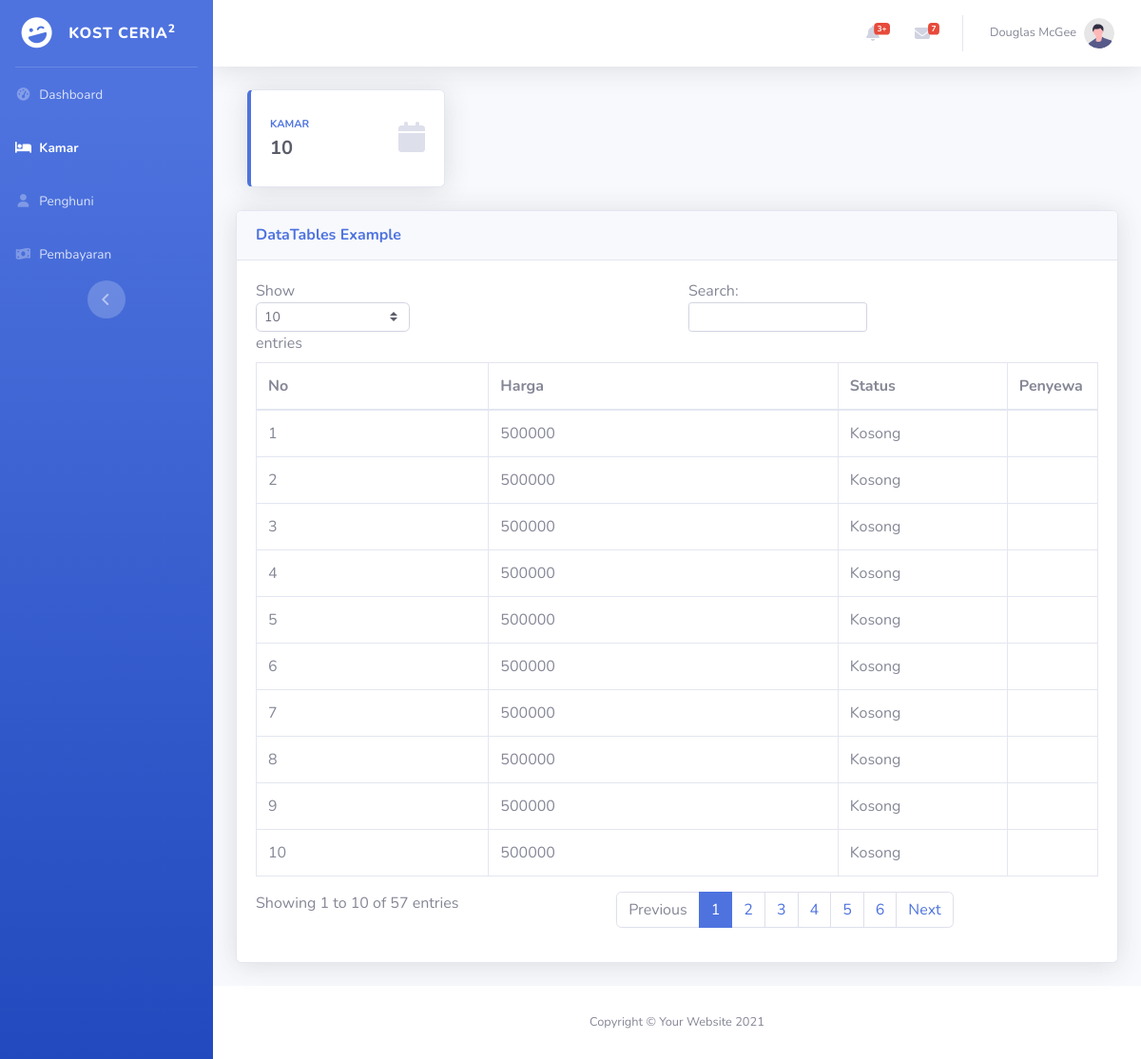
The page /kamar.php on the database as committed earlier.
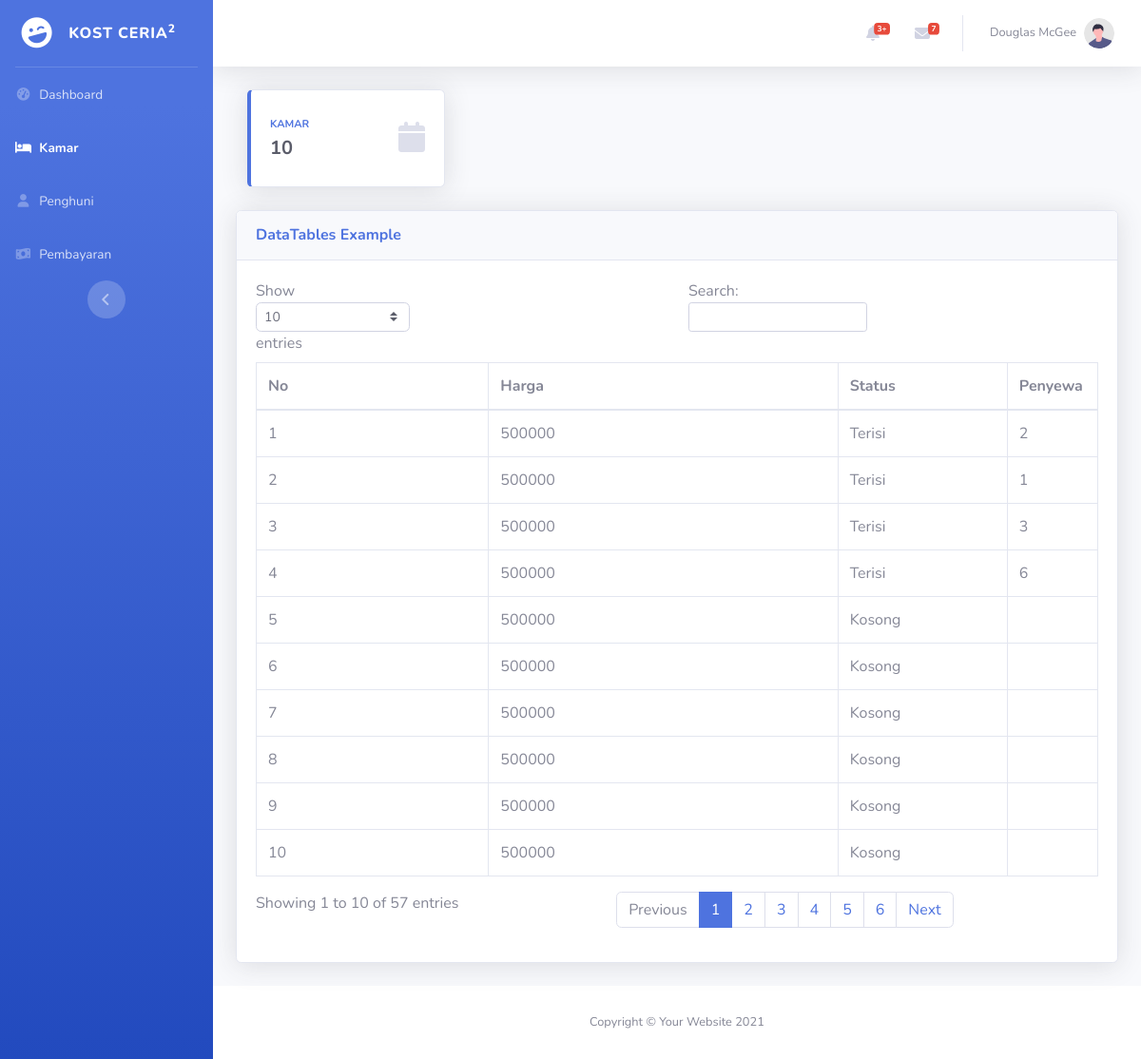
The same page on the database as committed later.
### tables this page shows
CREATE TABLE `kamar` (
  `id` int(11) NOT NULL,
  `no_kamar` int(11) NOT NULL,
  `harga` int(11) NOT NULL,
  `status` enum('Kosong','Terisi') NOT NULL,
  `penghuni_id` int(11) DEFAULT NULL
);

### kamar.php (the view, shortened to what the changed rows need)
<?php include("koneksi.php"); ?>
<!DOCTYPE html>
<html lang="en">
<head>
    <link rel="stylesheet" href="css/sb-admin-2.min.css">
    <link href="vendor/fontawesome-free/css/all.min.css" rel="stylesheet" type="text/css">
</head>
<body>
    <div id="wrapper">
        <div id="content-wrapper" class="d-flex flex-column">
            <div id="content">
                <div class="container-fluid">
                    <div class="card shadow mb-4">
                        <div class="card-body">
                            <div class="table-responsive">
                                <div id="dataTable_wrapper" class="dataTables_wrapper dt-bootstrap4">
                                    <div class="row">
                                        <div class="col-sm-12">
                                            <table class="table table-bordered dataTable" id="dataTable" width="100%" cellspacing="0" role="grid" aria-describedby="dataTable_info" style="width: 100%;">
                                                <thead>
                                                    <tr role="row">
                                                        <th class="sorting sorting_asc" tabindex="0" aria-controls="dataTable" rowspan="1" colspan="1" aria-sort="ascending" aria-label="Name: activate to sort column descending" style="width: 236.333px;">No</th>
                                                        <th class="sorting" tabindex="0" aria-controls="dataTable" rowspan="1" colspan="1" aria-label="Position: activate to sort column ascending" style="width: 355.333px;">Harga</th>
                                                        <th class="sorting" tabindex="0" aria-controls="dataTable" rowspan="1" colspan="1" aria-label="Office: activate to sort column ascending" style="width: 172.333px;">Status</th>
                                                        <th class="sorting" tabindex="0" aria-controls="dataTable" rowspan="1" colspan="1" aria-label="Age: activate to sort column ascending" style="width: 85.3333px;">Penyewa</th>
                                                    </tr>
                                                </thead>
                                                <tbody>
                                                    <?php
                                                    $query = "SELECT * FROM kamar";
                                                    $result = mysqli_query($db, $query);
                                                    while ($row = mysqli_fetch_assoc($result)) {
                                                        echo "<tr>";
                                                        echo "<td>" . $row['id'] . "</td>";
                                                        echo "<td>" . $row['harga'] . "</td>";
                                                        echo "<td>" . $row['status'] . "</td>";
                                                        echo "<td>" . $row['penghuni_id'] . "</td>";
                                                        echo "</tr>";
                                                    }
                                                    ?>
                                                </tbody>
                                            </table>
                                        </div>
                                    </div>
                                </div>
                            </div>
                        </div>
                    </div>
                </div>
            </div>
        </div>
    </div>
</body>
</html>

Rows that differ between the two databases and show on the page:
changed kamar id 1: status "Kosong" → "Terisi"; penghuni (not shown) → "2"
changed kamar id 2: status "Kosong" → "Terisi"; penghuni (not shown) → "1"
changed kamar id 3: status "Kosong" → "Terisi"; penghuni (not shown) → "3"
changed kamar id 4: status "Kosong" → "Terisi"; penghuni (not shown) → "6"
